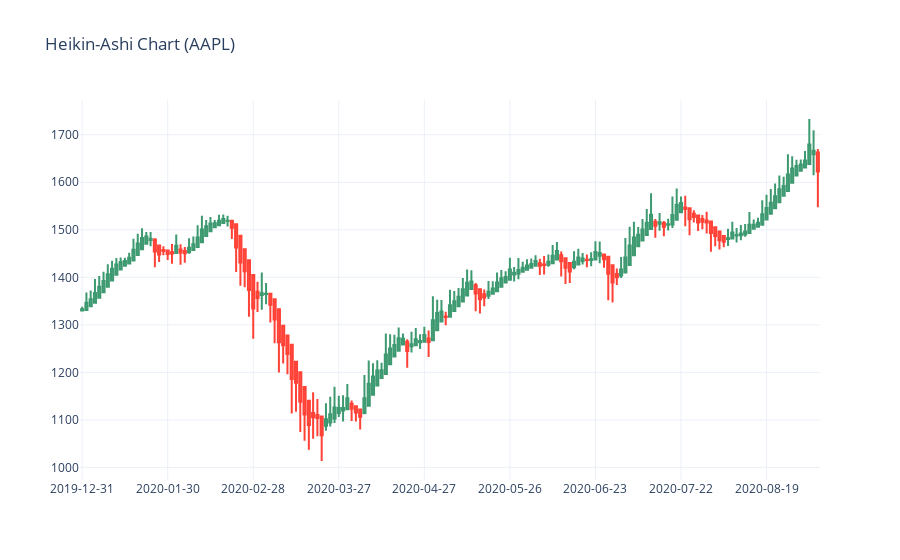

Notebook code for this chart:
### Markdown cell above
Let's convert the Apple's (Japanese) candlestick chart to a Heikin-Ashi chart:

### Code cell
df_HA = heikin_ashi(df)
df.index = pd.to_datetime(df.index)
df_HA.index = pd.to_datetime(df_HA.index)

candle = go.Candlestick(x=df_HA.index.strftime('%Y-%m-%d'), open=df_HA['Open'], high=df_HA['High'],
                             low=df_HA['Low'], close=df_HA['Close'])
fig = go.Figure(candle)
fig.layout.xaxis.type = 'category' # remove weekend days
fig.layout.xaxis.dtick = 20 # show x-axis ticker once a month

fig.layout.xaxis.rangeslider.visible = False
fig.layout.title = 'Heikin-Ashi Chart (AAPL)'
fig.layout.template = 'plotly_white'
fig.show()

### Figure 1 — Plotly figure (JSON) as saved in the notebook; plotly's stock layout.template omitted (floating-point values rounded to 4 significant figures; data arrays with more than 128 entries replaced by an {"elided": "..."} marker saying what was removed)
{"data": [{"close": {"elided": "173 float values"}, "high": {"elided": "173 float values"}, "low": {"elided": "173 float values"}, "open": {"elided": "173 float values"}, "type": "candlestick", "x": {"elided": "173 str values"}}], "layout": {"title": {"text": "Heikin-Ashi Chart (AAPL)"}, "xaxis": {"dtick": 20, "rangeslider": {"visible": false}, "type": "category"}}}
